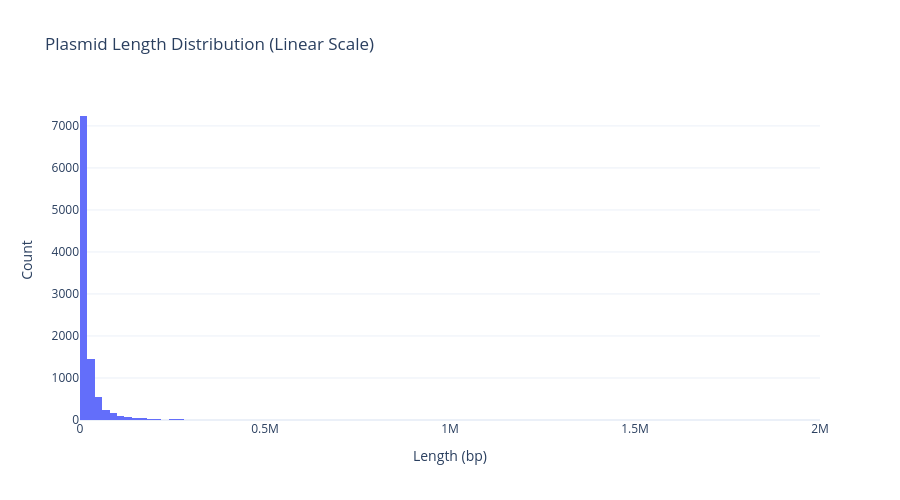
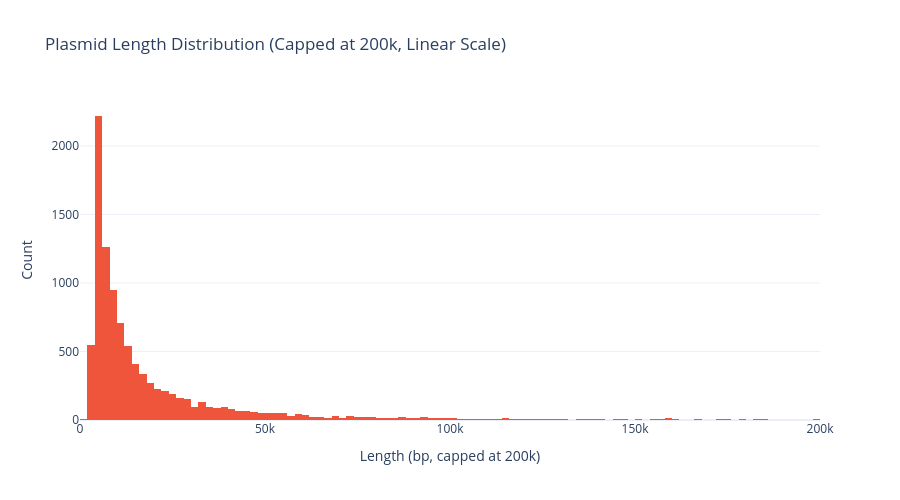

These figures' notebook cell, in order:
### Markdown cell above
## Sequence length Distribution

Shows the size distribution of plasmid sequences. Typical plasmids are 2-200 kb.

### Code cell
# Create histogram with linear scale only
fig = go.Figure()

# Original plot (no cap)
fig = go.Figure()
fig.add_trace(
    go.Histogram(x=df['length'], nbinsx=100, name='Length', marker_color='#636EFA')
)

fig.update_xaxes(title_text="Length (bp)")
fig.update_yaxes(title_text="Count")

fig.update_layout(
    height=500,
    showlegend=False,
    title_text="Plasmid Length Distribution (Linear Scale)",
    font=dict(size=12)
)

fig.show()

# Now: plot capped at 200,000 bp below
lengths_capped = df['length'].clip(upper=200_000)

fig_cap = go.Figure()
fig_cap.add_trace(
    go.Histogram(
        x=lengths_capped, 
        nbinsx=100, 
        name='Length (≤200k)', 
        marker_color='#EF553B'
    )
)

fig_cap.update_xaxes(title_text="Length (bp, capped at 200k)", range=[0, 200_000])
fig_cap.update_yaxes(title_text="Count")
fig_cap.update_layout(
    height=500,
    showlegend=False,
    title_text="Plasmid Length Distribution (Capped at 200k, Linear Scale)",
    font=dict(size=12)
)
fig_cap.show()


# Print length statistics
print(f"\nLength Statistics:")
print(f"Min: {df['length'].min():,} bp")
print(f"Max: {df['length'].max():,} bp")
print(f"Mean: {df['length'].mean():,.0f} bp")
print(f"Median: {df['length'].median():,.0f} bp")
print(f"\nSequences < 2 kb: {(df['length'] < 2000).sum():,} ({(df['length'] < 2000).mean()*100:.1f}%)")
print(f"Sequences 2-10 kb: {((df['length'] >= 2000) & (df['length'] < 10000)).sum():,} ({((df['length'] >= 2000) & (df['length'] < 10000)).mean()*100:.1f}%)")
print(f"Sequences 10-50 kb: {((df['length'] >= 10000) & (df['length'] < 50000)).sum():,} ({((df['length'] >= 10000) & (df['length'] < 50000)).mean()*100:.1f}%)")
print(f"Sequences 50-100 kb: {((df['length'] >= 50000) & (df['length'] < 100000)).sum():,} ({((df['length'] >= 50000) & (df['length'] < 100000)).mean()*100:.1f}%)")
print(f"Sequences 100-200 kb: {((df['length'] >= 100000) & (df['length'] < 200000)).sum():,} ({((df['length'] >= 100000) & (df['length'] < 200000)).mean()*100:.1f}%)")
print(f"Sequences > 200 kb: {(df['length'] >= 200000).sum():,} ({(df['length'] >= 200000).mean()*100:.1f}%)")

### Figure 1 — Plotly figure (JSON) as saved in the notebook; plotly's stock layout.template omitted (floating-point values rounded to 4 significant figures; data arrays with more than 128 entries replaced by an {"elided": "..."} marker saying what was removed)
{"data": [{"marker": {"color": "#636EFA"}, "name": "Length", "nbinsx": 100, "type": "histogram", "x": {"elided": "10000 int values"}}], "layout": {"font": {"size": 12}, "height": 500, "showlegend": false, "title": {"text": "Plasmid Length Distribution (Linear Scale)"}, "xaxis": {"title": {"text": "Length (bp)"}}, "yaxis": {"title": {"text": "Count"}}}}

### Figure 2 — Plotly figure (JSON) as saved in the notebook; plotly's stock layout.template omitted (floating-point values rounded to 4 significant figures; data arrays with more than 128 entries replaced by an {"elided": "..."} marker saying what was removed)
{"data": [{"marker": {"color": "#EF553B"}, "name": "Length (≤200k)", "nbinsx": 100, "type": "histogram", "x": {"elided": "10000 int values"}}], "layout": {"font": {"size": 12}, "height": 500, "showlegend": false, "title": {"text": "Plasmid Length Distribution (Capped at 200k, Linear Scale)"}, "xaxis": {"range": [0, 200000], "title": {"text": "Length (bp, capped at 200k)"}}, "yaxis": {"title": {"text": "Count"}}}}
